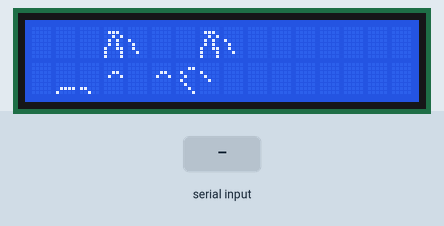
Recording of a program running on a simulated Arduino Nano, built with avr-gcc and run on an emulated ATmega328P. On the bench: 16×2 character LCD. Inputs (shaded band) come from the test bench.

Above: at 1.3 s.
1.4 s: "1" received over Serial
At 2.5 s:
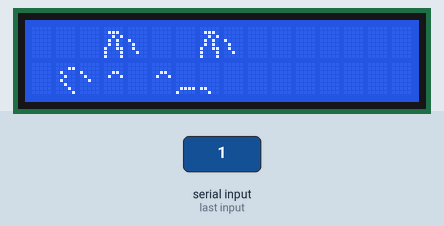
2.9 s: "0" received over Serial
At 3.6 s:
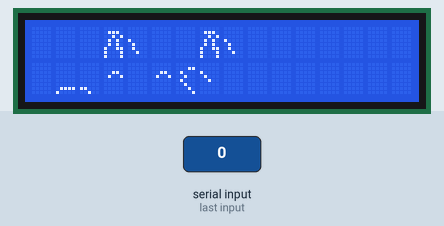
4.4 s: "2" received over Serial
At 4.8 s:
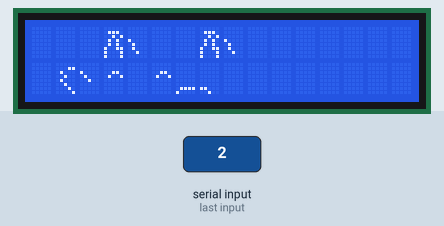
Timing chart, 0 to 7.4 s (numbered marks = the images above; inputs shaded):
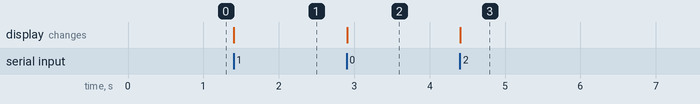

Measured:
- after the input at 1.4 s, the display: changes at once (image 1)
- after the input at 2.9 s, the display: changes at once (image 2)
- after the input at 4.4 s, the display: changes at once (image 3)

The program:

main.cpp
```cpp
#include <Arduino.h>

#include <DIYables_LCD_I2C.h>

uint8_t hand_first_part[8] = {
    0b00000,
    0b00011,
    0b01000,
    0b00100,
    0b01000,
    0b00100,
    0b00010,
    0b00001};

uint8_t hand_second_part[8] = {
    0b00000,
    0b00000,
    0b10000,
    0b01000,
    0b00100,
    0b00000,
    0b00000,
    0b00000};

uint8_t hand_first_part_down[8] = {
    0b00000,
    0b00000,
    0b00000,
    0b00000,
    0b00000,
    0b00000,
    0b01111,
    0b10000};

uint8_t ear_first_part[8] = {
    0b00000,
    0b01110,
    0b00101,
    0b01010,
    0b01010,
    0b10011,
    0b10001,
    0b10001};

uint8_t ear_second_part[8] = {
    0b00000,
    0b00000,
    0b00000,
    0b10000,
    0b01000,
    0b01000,
    0b00100,
    0b00000};

uint8_t eye[8] = {
    0b00000,
    0b00000,
    0b00110,
    0b01001,
    0b00000,
    0b00000,
    0b00000,
    0b00000};

uint8_t hand_second_part_down[8] = {
    0b00000,
    0b00000,
    0b00000,
    0b00000,
    0b00000,
    0b00000,
    0b11000,
    0b00100};

uint8_t back[8] = {
    0b00000,
    0b10000,
    0b01000,
    0b00100,
    0b00010,
    0b00010,
    0b00001,
    0b00001};

DIYables_LCD_I2C lcd(0x27, 16, 2);

int left = 1;

void createChars()
{
  lcd.createChar(0, hand_first_part);
  lcd.createChar(1, hand_second_part);
  lcd.createChar(2, ear_first_part);
  lcd.createChar(3, ear_second_part);
  lcd.createChar(4, eye);
  lcd.createChar(6, hand_second_part_down);
  lcd.createChar(7, hand_first_part_down);
}
void printHandDown()
{
  lcd.write(7);
  lcd.write(6);
}

void printHandUp()
{
  lcd.write(0);
  lcd.write(1);
}

void printEar()
{
  lcd.write(2);
  lcd.write(3);
}

void printEye()
{
  lcd.write(4);
}

void setup()
{
  lcd.init();
  lcd.backlight();

  Serial.begin(115200);

  createChars();

  lcd.setCursor(1, 1);
  printHandDown();
  lcd.setCursor(6, 1);
  printHandUp();

  lcd.setCursor(7, 0);
  printEar();
  lcd.setCursor(3, 0);
  printEar();

  lcd.setCursor(3, 1);
  printEye();
  lcd.setCursor(5, 1);
  printEye();
}

void loop()
{
  if (Serial.available())
  {
    Serial.read();
    // left
    lcd.setCursor(1, 1);
    lcd.write(left == 1 ? 0 : 7);
    lcd.write(left == 1 ? 1 : 6);

    // right
    lcd.setCursor(6, 1);
    lcd.write(left == 1 ? 7 : 0);
    lcd.write(left == 1 ? 6 : 1);

    left = left == 1 ? 0 : 1;
  }
}
```
